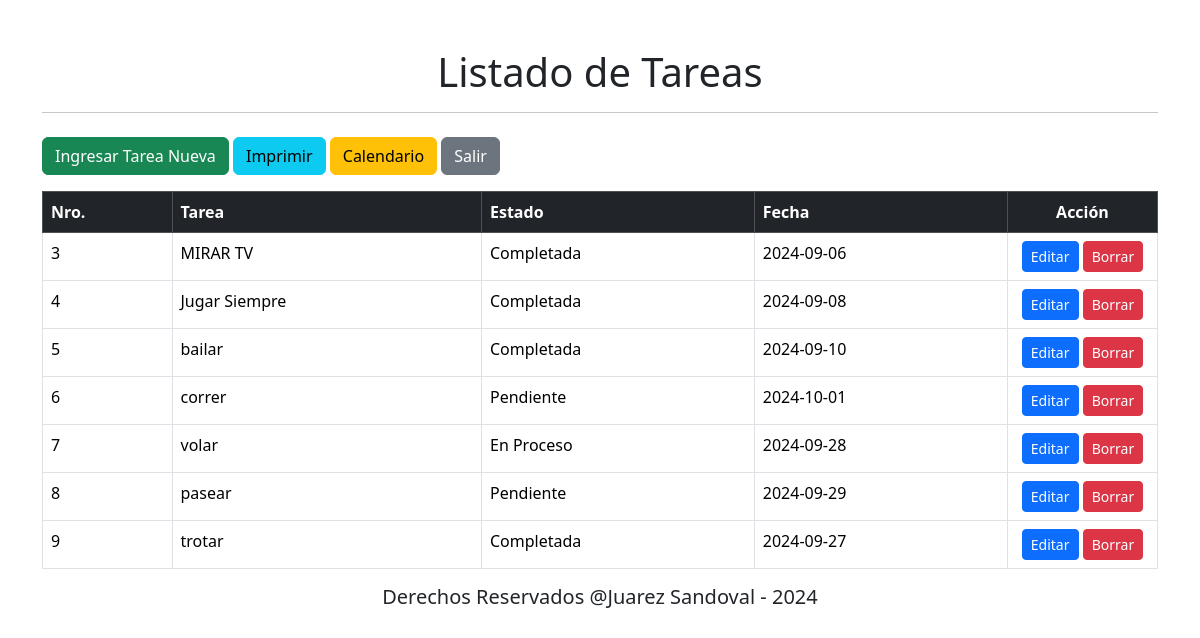
Screenshot of /listado.php with the database file from the repository.
### tables this page shows
CREATE TABLE `tareas` (
  `id_tarea` int(11) NOT NULL,
  `id_user` int(11) DEFAULT NULL,
  `tarea` varchar(200) DEFAULT NULL,
  `Estado` varchar(50) DEFAULT NULL,
  `fecha` date DEFAULT NULL
);

### listado.php (the view, shortened to what this page needs)
<!DOCTYPE html>
<html lang="es">
<head>
    <link href="https://cdn.jsdelivr.net/npm/bootstrap@5.3.2/dist/css/bootstrap.min.css" rel="stylesheet">
</head>
<body>
    <div class="container mt-5">
        <header class="text-center mb-4">
            <h1>Listado de Tareas</h1>
            <hr>
        </header>
        <section>
            <button onclick="window.location.href='agregar.php'" class="btn btn-success mb-3">
                Ingresar Tarea Nueva
            </button>
            <button onclick="window.location.href='imprimir.php'" class="btn btn-info mb-3">
                Imprimir
            </button>
            <button onclick="window.location.href='calendario.php'" class="btn btn-warning mb-3">
                Calendario
            </button>
            <button onclick="window.location.href='index.php'" class="btn btn-secondary mb-3">
                Salir
            </button>
            <table class="table table-hover table-bordered">
                <thead class="table-dark">
                    <tr>
                        <th>Nro.</th>
                        <th>Tarea</th>
                        <th>Estado</th>
                        <th>Fecha</th>
                        <th class="action-column">Acción</th>
                    </tr>
                </thead>
                <tbody>
                    <?php
                    include("conexion.php");
                    $rs = mysqli_query($cn, "CALL sp_ListaTareas");
                    foreach ($rs as $r) { ?>
                        <tr>
                            <td><?php echo $r['ID']; ?></td>
                            <td><?php echo $r['TA']; ?></td>
                            <td><?php echo $r['ES']; ?></td>
                            <td><?php echo $r['FECHA']; ?></td>
                            <td class="action-column">
                                <a href="actualizar.php?id=<?php echo $r['ID']; ?>" class="btn btn-primary btn-sm">
                                    Editar
                                </a>
                                <button onclick="confirmDelete(<?php echo $r['ID']; ?>)" class="btn btn-danger btn-sm">
                                    Borrar
                                </button>
                            </td>
                        </tr>
                    <?php } ?>
                </tbody>
            </table>
        </section>
    </div>
    <center>
        <footer>
            <h5>Derechos Reservados @Juarez Sandoval - 2024</h5>
        </footer>
    </center>
</body>
</html>

### listado.php (style rules this page uses)
.action-column { width: 150px; text-align: center; }

### rows the page displays
tareas: id_tarea "3", tarea "MIRAR TV", Estado "Completada", fecha "2024-09-06"
tareas: id_tarea "4", tarea "Jugar Siempre", Estado "Completada", fecha "2024-09-08"
tareas: id_tarea "5", tarea "bailar", Estado "Completada", fecha "2024-09-10"
tareas: id_tarea "6", tarea "correr", Estado "Pendiente", fecha "2024-10-01"
tareas: id_tarea "7", tarea "volar", Estado "En Proceso", fecha "2024-09-28"
tareas: id_tarea "8", tarea "pasear", Estado "Pendiente", fecha "2024-09-29"
tareas: id_tarea "9", tarea "trotar", Estado "Completada", fecha "2024-09-27"
